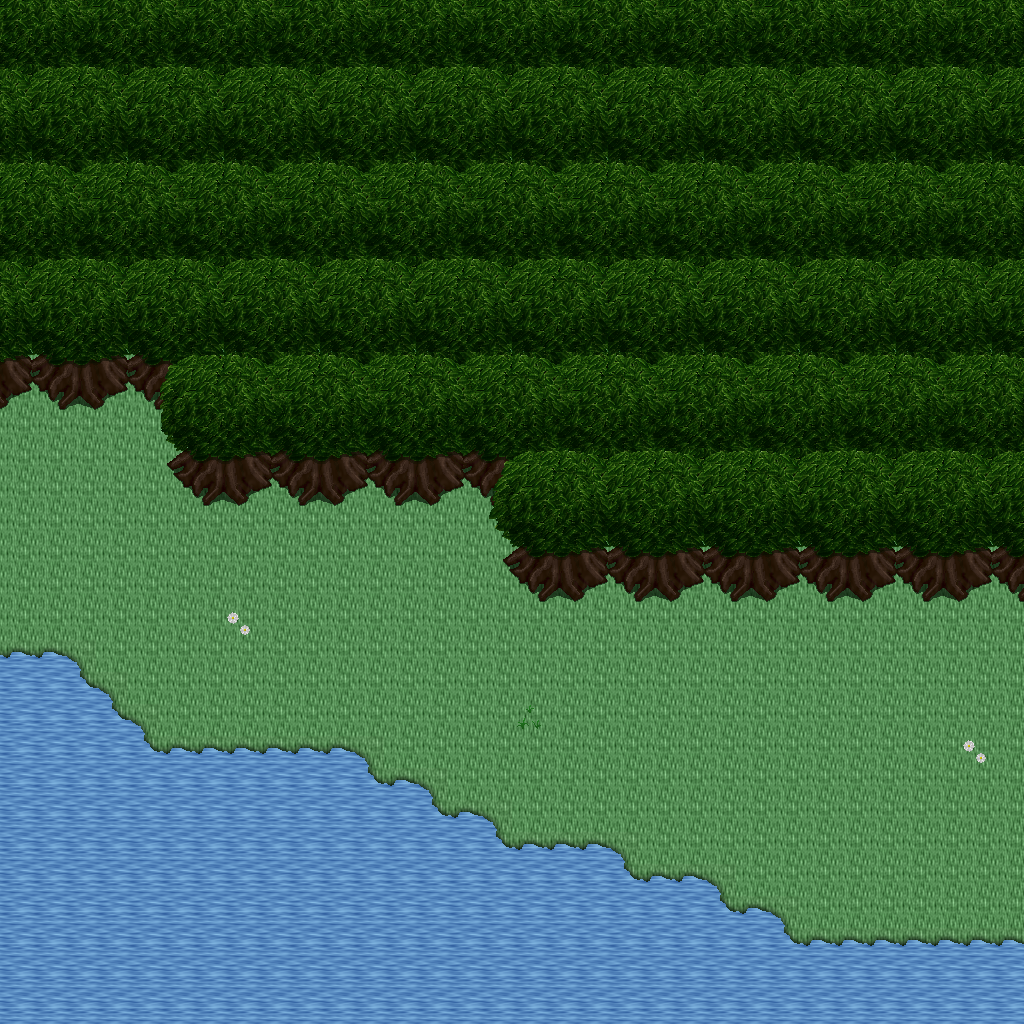

This game map was drawn from its Tiled (.tmx) file and the tilesets committed beside it. A one-line description and the trimmed map source follow:
An orthogonal 32x32 tile map with 32x32 px tiles, 5 tile layers (Ground, Objects, Objects2, Above, ...), 1 hidden layer not drawn, 13 tilesets.

<map version="1.10" tiledversion="1.11.0" orientation="orthogonal" renderorder="right-down" width="32" height="32" tilewidth="32" tileheight="32" infinite="0" nextlayerid="11" nextobjectid="1">
 <tileset firstgid="1" name="ground_ground" tilewidth="32" tileheight="32" tilecount="33" columns="3">
  <image source="../drawable/ground_ground.png" width="96" height="352" />
 </tileset>
 <tileset firstgid="34" name="ground_water_pool" tilewidth="32" tileheight="32" tilecount="72" columns="3">
  <image source="../drawable/ground_water_pool.png" width="96" height="768" />
 </tileset>
 <tileset firstgid="106" name="plant_tree_tree_darkgreen" tilewidth="32" tileheight="32" tilecount="88" columns="8">
  <image source="../drawable/plant_tree_tree_darkgreen.png" width="256" height="352" />
 </tileset>
 <tileset firstgid="194" name="ground_grass_edges" tilewidth="32" tileheight="32" tilecount="36" columns="12">
  <image source="../drawable/ground_grass_edges.png" width="384" height="96" />
 </tileset>
 <tileset firstgid="230" name="ground_grass_corners" tilewidth="32" tileheight="32" tilecount="24" columns="6">
  <image source="../drawable/ground_grass_corners.png" width="192" height="128" />
 </tileset>
 <tileset firstgid="254" name="plant_flower_daisy_white" tilewidth="32" tileheight="32" tilecount="8" columns="2">
  <image source="../drawable/plant_flower_daisy_white.png" width="64" height="128" />
 </tileset>
 <tileset firstgid="262" name="plant_grasses" tilewidth="32" tileheight="32" tilecount="6" columns="3">
  <image source="../drawable/plant_grasses.png" width="96" height="64" />
 </tileset>
 <tileset firstgid="268" name="ground_pothole" tilewidth="32" tileheight="32" tilecount="4" columns="4">
  <image source="../drawable/ground_pothole.png" width="128" height="32" />
 </tileset>
 <tileset firstgid="272" name="logic_item_resources" tilewidth="32" tileheight="32" tilecount="6" columns="6">
  <image source="../drawable/logic_item_resources.png" width="192" height="32" />
 </tileset>
 <tileset firstgid="278" name="logic_creature_elf" tilewidth="32" tileheight="32" tilecount="16" columns="8">
  <image source="../drawable/logic_creature_elf.png" width="256" height="64" />
 </tileset>
 <tileset firstgid="294" name="logic_item_mushroom" tilewidth="32" tileheight="32" tilecount="6" columns="6">
  <image source="../drawable/logic_item_mushroom.png" width="192" height="32" />
 </tileset>
 <tileset firstgid="300" name="logic_portal" tilewidth="32" tileheight="32" tilecount="24" columns="8">
  <image source="../drawable/logic_portal.png" width="256" height="96" />
 </tileset>
 <tileset firstgid="324" name="logic_collision" tilewidth="32" tileheight="32" tilecount="1" columns="1">
  <image source="../drawable/logic_collision.png" width="32" height="32" />
 </tileset>
 <layer id="1" name="Ground" width="32" height="32">
  <data>[1024 cells, 1024 non-empty, 2 distinct tile ids]</data>
 </layer>
 <layer id="2" name="Objects" width="32" height="32">
  <data>[1024 cells, 115 non-empty, 22 distinct tile ids]</data>
 </layer>
 <layer id="3" name="Objects2" width="32" height="32">
  <data>[1024 cells, 0 non-empty, 0 distinct tile ids]</data>
 </layer>
 <layer id="4" name="Above" width="32" height="32">
  <data>[1024 cells, 484 non-empty, 26 distinct tile ids]</data>
 </layer>
 <layer id="5" name="Above2" width="32" height="32">
  <data>[1024 cells, 0 non-empty, 0 distinct tile ids]</data>
 </layer>
 <layer id="6" name="Walkable" width="32" height="32" visible="0">
  <data>[1024 cells, 544 non-empty, 1 distinct tile ids]</data>
 </layer>
 <objectgroup id="7" name="Mapevents" />
 <objectgroup id="8" name="Spawn" />
 <objectgroup id="9" name="Keys" />
 <objectgroup id="10" name="Replace" />
</map>
